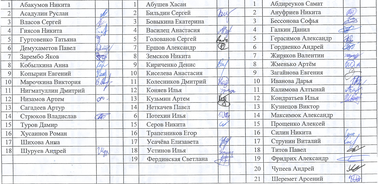
#> input picture Dataset inner/Clean_table.png, 378 x 184 px, shrunk from 1328 x 645 before the run; its folder holds 4 pictures in this run
$ python sctipt_rotate90.py
#> lines starting #> are read from the running program, lines starting #| are printed output that depends on the picture
from PIL import Image
import os

# Указываем пути к исходной и целевой папкам
source_folder = 'Dataset inner'
destination_folder = 'data_help'

# Создаем целевую папку, если она не существует
if not os.path.exists(destination_folder):
    os.makedirs(destination_folder)

# Проходимся по всем файлам в исходной папке
for filename in os.listdir(source_folder):
    if filename.endswith(('.png', '.jpg', '.jpeg', '.bmp', '.gif')):  # Добавьте другие форматы, если нужно
        # Открываем изображение
        img_path = os.path.join(source_folder, filename)
        with Image.open(img_path) as img:
            # Поворачиваем изображение на 90 градусов по часовой стрелке
#> img is the input picture: PIL image 378x184 RGBA; mean R, G, B, A 225.6, 226.9, 229.5, 255
            rotated_img = img.rotate(-90, expand=True)
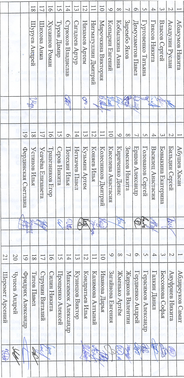
#> rotated_img: PIL image 184x378 RGBA; mean R, G, B, A 225.6, 226.9, 229.5, 255

            # Сохраняем повернутое изображение в целевой папке
            save_path = os.path.join(destination_folder, filename)
            rotated_img.save(save_path)
#> pass 2 of the loop `for filename in os.listdir(source_folder):`:
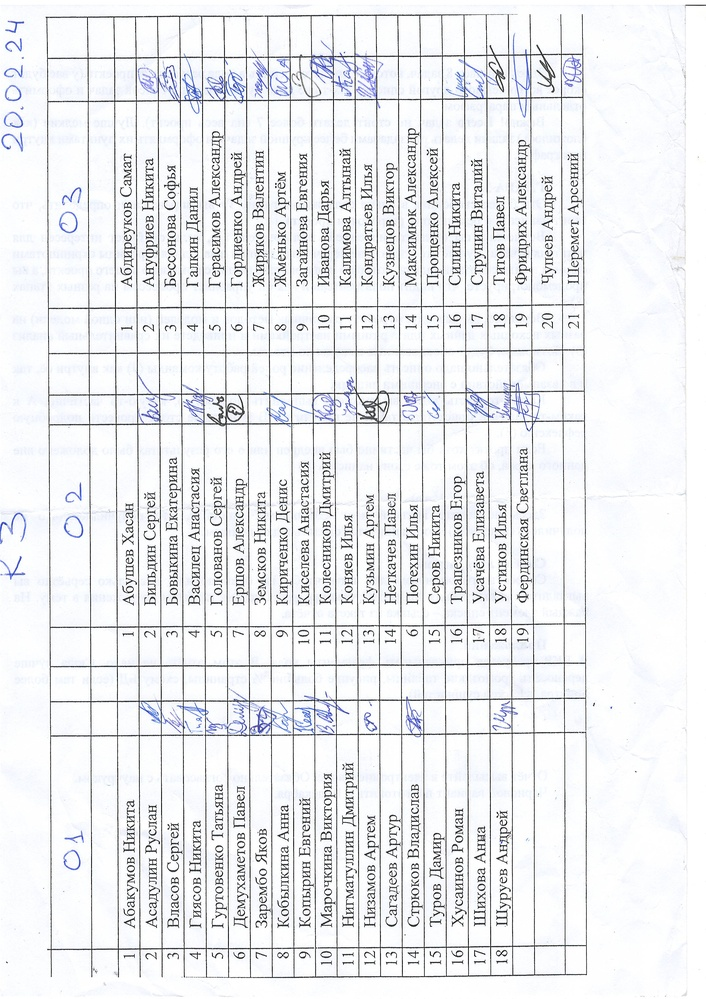
#> input picture Dataset inner/Inner_img1.jpg, 706 x 999 px, shrunk from 2480 x 3508 before the run
#> img is the input picture: PIL image 706x999 RGB; mean R, G, B 233.4, 234.6, 237
#> `rotated_img = img.rotate(-90, expand=True)`:
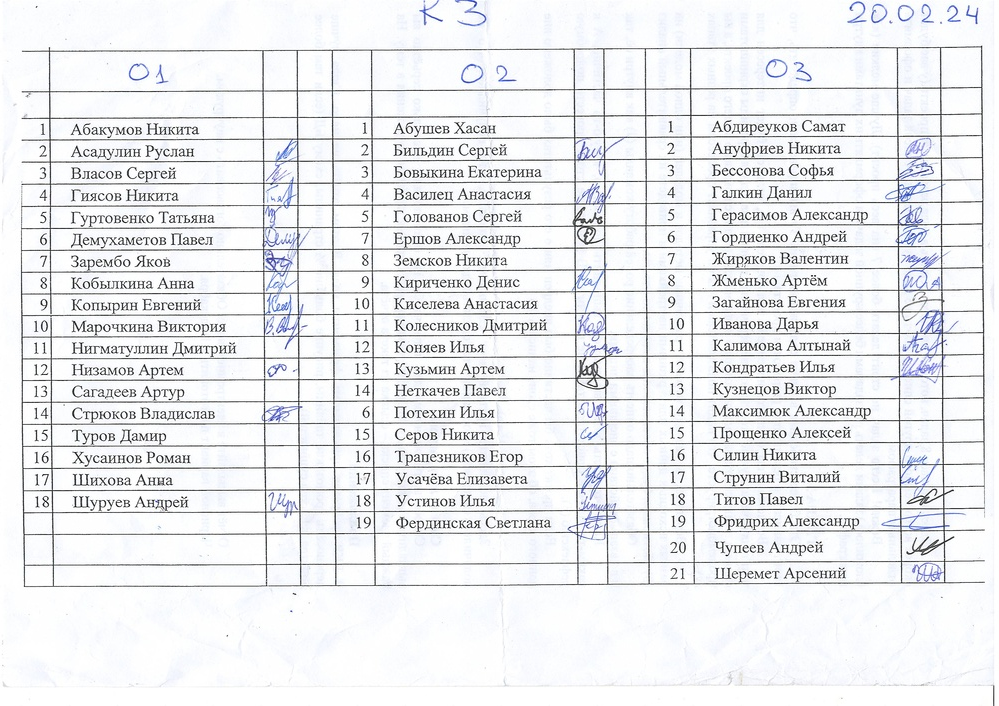
#> rotated_img: PIL image 999x706 RGB; mean R, G, B 233.4, 234.6, 237
#> pass 3 of the loop `for filename in os.listdir(source_folder):`:
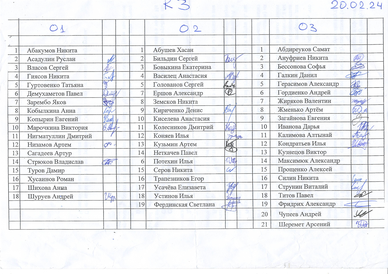
#> input picture Dataset inner/Not_clean.png, 388 x 274 px, shrunk from 1363 x 961 before the run
#> img is the input picture: PIL image 388x274 RGBA; mean R, G, B, A 233.2, 234.4, 236.8, 255
#> `rotated_img = img.rotate(-90, expand=True)`:
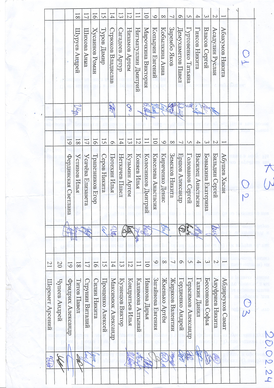
#> rotated_img: PIL image 274x388 RGBA; mean R, G, B, A 233.2, 234.4, 236.8, 255
#> the loop made 4 passes; the first 3 are shown

print("Все изображения успешно повернуты и сохранены.")
